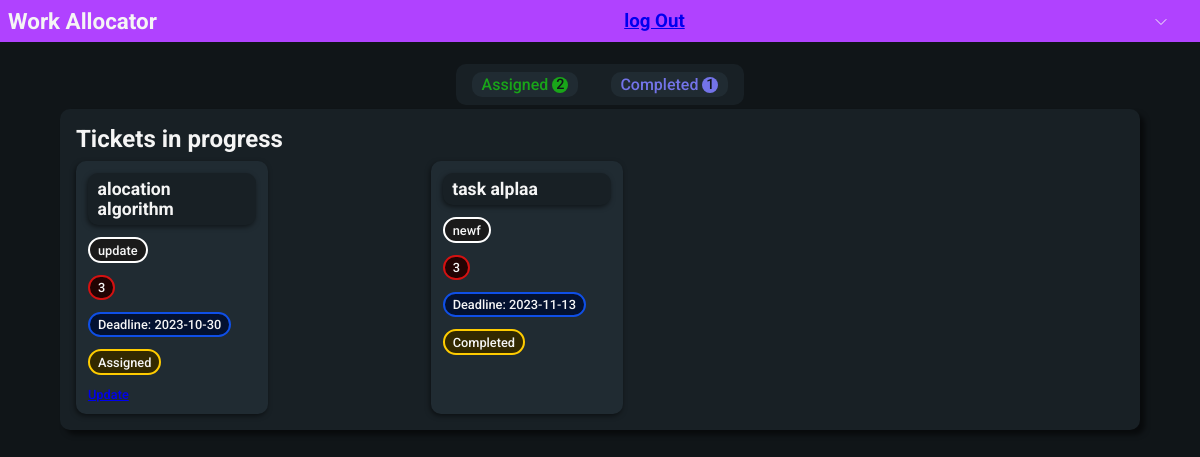
The app's page /dev/dev.php?did=2 with its own data.
### tables this page shows
CREATE TABLE `tbl_ticket` (
  `ticket_id` int(11) NOT NULL,
  `ticket_name` varchar(20) NOT NULL,
  `ticket_type` varchar(20) NOT NULL,
  `ticket_priority` int(11) NOT NULL,
  `ticket_set_date` date NOT NULL DEFAULT current_timestamp(),
  `ticket_deadline` date NOT NULL,
  `ticket_status` int(11) NOT NULL DEFAULT 0,
  `dev_id` int(11) NOT NULL,
  `ticket_difficulty` int(11) NOT NULL,
  `dev_type` varchar(10) NOT NULL
);

### dev/dev.php (the view, shortened to what this page needs)
<?php
include("../connection/connection.php");
$dev_id = $_GET['did'];
$dev_name = $_GET['dname'];
$result = $con->query("SELECT * FROM tbl_ticket WHERE dev_id = $dev_id ");
$countCompletedQuery = "SELECT COUNT(*) AS completed_count FROM `tbl_ticket` WHERE dev_id = $dev_id AND ticket_status >= 3";
$completed_result = $con->query($countCompletedQuery);
$completed_row = $completed_result->fetch_assoc();
$completed_value = $completed_row['completed_count'];
$countInProgressQuery = "SELECT COUNT(*) AS progress_count FROM `tbl_ticket` WHERE dev_id = $dev_id ";
$progress_result = $con->query($countInProgressQuery);
$progress_row = $progress_result->fetch_assoc();
$progress_value = $progress_row['progress_count'];
?>
<!DOCTYPE html>
<html>
<head>
	<link rel="stylesheet" href="../shared.css">
	<link rel="stylesheet" href="dev.css">
</head>
<body>
	<header class="main-header">
		<div class="main-header__div">
			<h2 class="main-header__title">Work Allocator</h2>
			<h3><a href="../index.html">log Out</a></h3>
			<p class="main-header__username"><?php echo $dev_name; ?>
				<svg xmlns="http://www.w3.org/2000/svg" fill="none" viewBox="0 0 24 24" stroke-width="1.5" stroke="currentColor" class="w-6 h-6 chev">
					<path stroke-linecap="round" stroke-linejoin="round" d="M19.5 8.25l-7.5 7.5-7.5-7.5" />
				</svg>
			</p>
		</div>
	</header>
	<main>
		<div class="ticket-tab">
			<div class="ticket-tab__progress">Assigned <span class="ticket-tab__progress-value">
					<p><?php echo $progress_value; ?></p>
				</span></div>
			<div class="ticket-tab__completed">Completed <span class="ticket-tab__completed-value">
					<p><?php echo $completed_value; ?></p>
				</span></div>
		</div>
		<div class="ticket-panel-container">
			<h2>Tickets in progress</h2>
			<div class="ticket-panel">
				<?php
				if ($result->num_rows > 0) {
					while ($row = $result->fetch_assoc()) {
						if ($row['ticket_status'] == 0) {
							$status = "Pending";
						} elseif ($row['ticket_status'] == 1) {
							$status = "Assigned";
						} elseif ($row['ticket_status'] == 2) {
							$status = "Under Work";
						} elseif ($row['ticket_status'] == 3) {
							$status = "Completed";
						}
						else{
							$status='Completed';
						}
				?>
						<div class="ticket">
							<h3 class="ticket__name"><?php echo $row['ticket_name']; ?></h3>
							<p class="ticket__type"><?php echo $row['ticket_type']; ?></p>
							<p class="ticket__priority"><?php echo $row['ticket_priority']; ?></p>
							<p class="ticket__deadline">Deadline: <span class="ticket__date"><?php echo $row['ticket_deadline']; ?></span></p>
							<p class="ticket__status"><?php echo $status; ?></p>
							<?php
							if ($row['ticket_status'] < 3) {
								?>
								<a class="ticket__update" href="dev.php?ticket_id=<?php echo $row['ticket_id']; ?>&amp;did=<?php echo $dev_id; ?>&amp;dname=<?php echo $dev_name; ?>">Update</a><?php
							}
							?>
						</div>
				<?php
					}
				} else {
					echo '<div class="ticket">No tasks assigned.</div>';
				}
				?>
			</div>
		</div>
	</main>
</body>
</html>

### shared.css (style rules this page uses)
* { box-sizing: border-box; margin: 0; padding: 0; }
:root { --text-col: whitesmoke; --background-col: hsl(203, 20%, 8%); --background-col-light: hsl(202, 22%, 12%); --background-col-lighter: hsl(202, 22%, 16%); --accent-col: #b042ff; --accent-col-active: #b042ff9f; --progress-col: rgb(25, 165, 25); --completed-col: rgb(115, 115, 232); --hold-col: rgb(255, 204, 0); --issue-col: red; --extend-col: orange; --shadow: -1px 2px 5px rgba(0, 0, 0, 0.5); }
body { font-family: 'Roboto', sans-serif; color: var(--text-col); background-color: var(--background-col); }
.main-header { background-color: var(--accent-col); position: fixed; top: 0; left: 0; width: 100%; }
.main-header__div { height: 100%; width: 98%; padding: 0.5rem; display: flex; justify-content: left; align-items: center; }
.main-header__title { font-size: 1.4rem; }
.ticket { background-color: var(--background-col-lighter); box-shadow: -1px 2px 5px rgba(0, 0, 0, 0.5); border-radius: 10px; padding: 0.75rem; width: 12rem; font-size: 0.8rem; font-weight: 500; }
.ticket__name { font-size: 1.1rem; margin-bottom: 0.75rem; background-color: var(--background-col-light); border-radius: 10px; padding: 0.4rem 0.6rem; box-shadow: -1px 2px 5px rgba(0, 0, 0, 0.5); }
.ticket__type { width: fit-content; background-color: hsl(0, 0%, 10%); padding: 0.2rem 0.5rem; border-radius: 100rem; border: 2px solid white; margin-bottom: 0.75rem; }
.ticket__priority { padding: 0.2rem 0.5rem; border-radius: 100rem; border: 2px solid hsl(0, 85%, 45%); background-color: hsl(0, 85%, 7%); margin-bottom: 0.75rem; width: fit-content; }
.ticket__deadline { margin-bottom: 0.75rem; padding: 0.2rem 0.5rem; border-radius: 100rem; border: 2px solid hsl(222, 88%, 48%); background-color: hsl(222, 88%, 10%); width: fit-content; }
.ticket__status { width: fit-content; margin-bottom: 0.5rem; padding: 0.2rem 0.5rem; border-radius: 100rem; border: 2px solid var(--hold-col); margin-bottom: 0.75rem; background-color: hsl(48, 100%, 10%); }

### dev/dev.css (style rules this page uses)
.main-header__div { justify-content: space-between; align-items: center; }
.main-header__username { font-weight: 500; cursor: pointer; }
.chev { width: 1rem; transform: translate(1px, 3px) }
main { margin-top: 4rem; }
.ticket-tab { max-width: 18rem; min-height: 2rem; margin: 0 auto; padding: 0.5rem 1rem; border-radius: 10px; display: flex; align-items: center; justify-content: space-between; background-color: var(--background-col-light); }
.ticket-tab div { background-color: var(--background-col-lighter); padding: 0.2rem 0.6rem; border-radius: 10px; font-weight: 500; }
.ticket-tab div span { border-radius: 50%; color: var(--background-col); font-size: 0.9rem; display: inline-block; width: 1rem; height: 1rem; text-align: center; position: relative; }
.ticket-tab div span p { position: relative; bottom: 1px; }
.ticket-tab__progress { color: var(--progress-col); }
.ticket-tab__progress-value { background-color: var(--progress-col); }
.ticket-tab__completed { color: var(--completed-col); }
.ticket-tab__completed-value { background-color: var(--completed-col); }
.ticket-panel-container { padding: 1rem; width: 90%; margin-top: 0.2rem; margin-left: auto; margin-right: auto; border-radius: 10px; box-shadow: 5px 5px 5px rgba(0, 0, 0, 0.5); background-color: var(--background-col-light) }
.ticket-panel { margin-top: 0.5rem; display: grid; grid-template-columns: 1fr 1fr 1fr; gap: 1rem; }

### records on screen
tbl_ticket: ticket_name "alocation algorithm", ticket_type "update", ticket_priority "3", ticket_deadline "2023-10-30", ticket_status "Assigned"
tbl_ticket: ticket_name "task alplaa", ticket_type "newf", ticket_priority "3", ticket_deadline "2023-11-13", ticket_status "Completed"

### other values on screen
$progress_value "2"
$completed_value "1"
